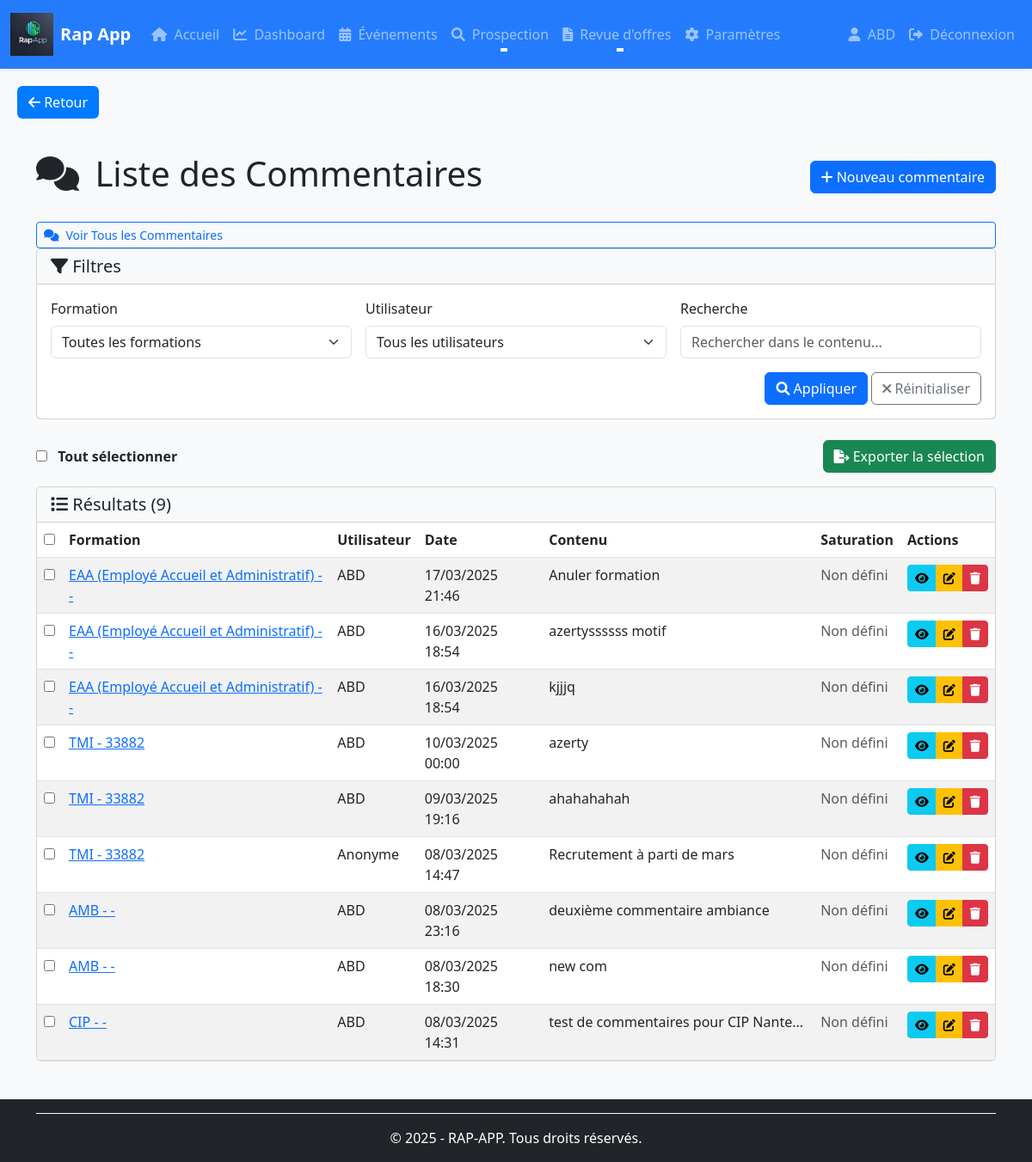
Before: /commentaires/ (signed in) with the older database file.
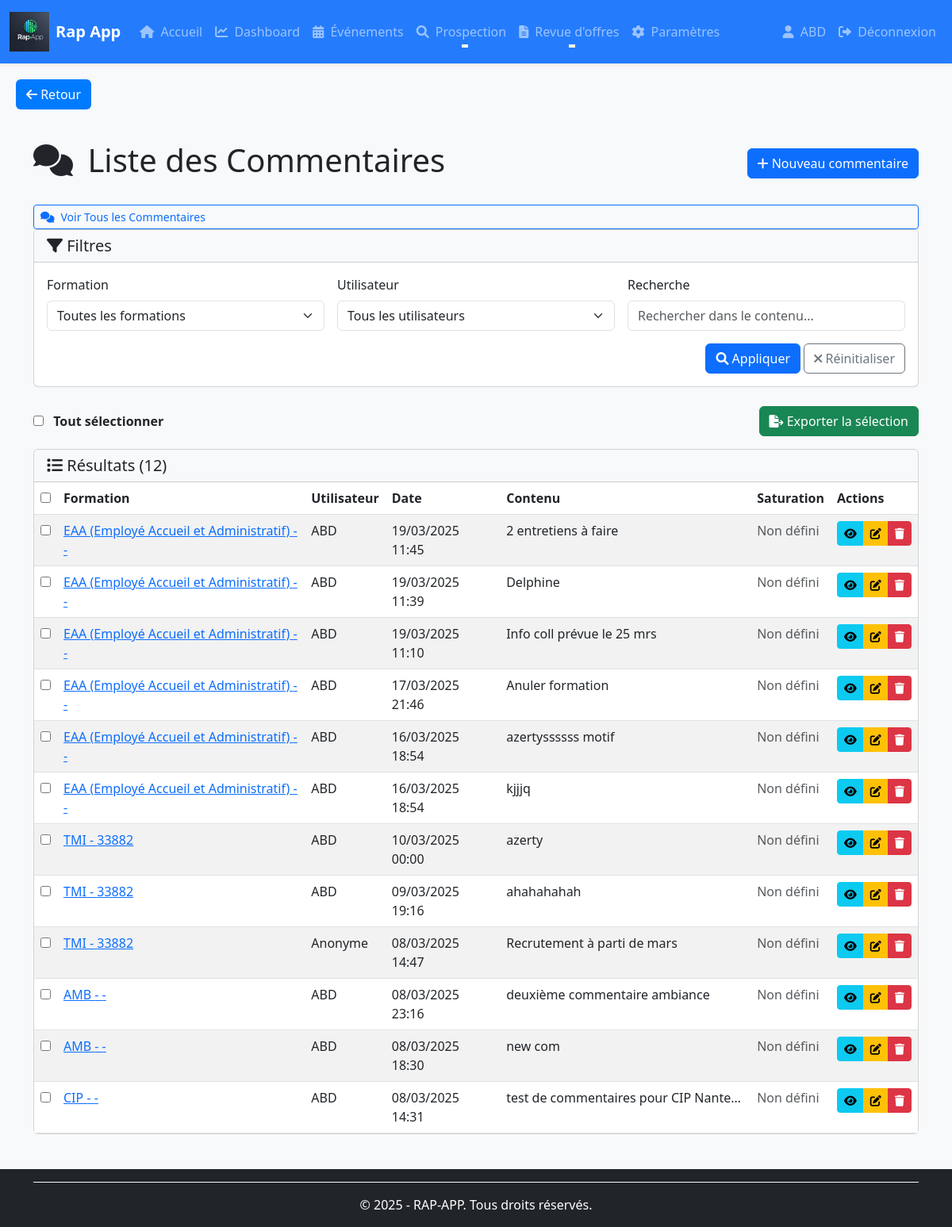
After: the same page with the newer database file.
### rap_app/models/commentaires.py (models this page shows, shortened)
class Commentaire(BaseModel):
    formation = models.ForeignKey(Formation, on_delete=models.CASCADE, related_name="commentaires", verbose_name="Formation")
    utilisateur = models.ForeignKey(User, on_delete=models.CASCADE, blank=True, null=True, related_name="commentaires", verbose_name="Utilisateur associé")
    contenu = models.TextField(verbose_name="Contenu du commentaire")
    saturation = models.PositiveIntegerField(null=True, blank=True,verbose_name="Niveau de saturation (%)")
    class Meta:
        verbose_name = "Commentaire"
        verbose_name_plural = "Commentaires"
        ordering = ['formation', '-created_at']
        indexes = [
            models.Index(fields=['created_at']),
            models.Index(fields=['formation']),
        ]

### rap_app/models/formations.py (models this page shows, shortened)
class Formation(BaseModel):
    nom = models.CharField(max_length=255, verbose_name="Nom de la formation")
    centre = models.ForeignKey(Centre, on_delete=models.CASCADE, related_name='formations', verbose_name="Centre de formation")
    type_offre = models.ForeignKey(TypeOffre, on_delete=models.CASCADE, related_name="formations", verbose_name="Type d'offre")
    statut = models.ForeignKey(Statut, on_delete=models.CASCADE, related_name="formations", verbose_name="Statut de la formation")
    start_date = models.DateField(null=True, blank=True, verbose_name="Date de début")
    end_date = models.DateField(null=True, blank=True, verbose_name="Date de fin")
    num_kairos = models.CharField(max_length=50, null=True, blank=True, verbose_name="Numéro Kairos")
    num_offre = models.CharField(max_length=50, null=True, blank=True, verbose_name="Numéro de l'offre")
    num_produit = models.CharField(max_length=50, null=True, blank=True, verbose_name="Numéro du produit")
    prevus_crif = models.PositiveIntegerField(default=0, verbose_name="Places prévues CRIF")
    prevus_mp = models.PositiveIntegerField(default=0, verbose_name="Places prévues MP")
    inscrits_crif = models.PositiveIntegerField(default=0, verbose_name="Inscrits CRIF")
    inscrits_mp = models.PositiveIntegerField(default=0, verbose_name="Inscrits MP")
    assistante = models.CharField(max_length=255, null=True, blank=True, verbose_name="Assistante")
    cap = models.PositiveIntegerField(null=True, blank=True, verbose_name="Capacité maximale")
    convocation_envoie = models.BooleanField(default=False, verbose_name="Convocation envoyée")
    entresformation = models.PositiveIntegerField(default=0, verbose_name="Entrées en formation")
    nombre_candidats = models.PositiveIntegerField(default=0, verbose_name="Nombre de candidats")
    nombre_entretiens = models.PositiveIntegerField(default=0, verbose_name="Nombre d'entretiens")
    nombre_evenements = models.PositiveIntegerField(default=0, verbose_name="Nombre d'événements")
    dernier_commentaire = models.TextField(null=True, blank=True, verbose_name="Dernier commentaire")
    partenaires = models.ManyToManyField(Partenaire, related_name="formations", verbose_name="Partenaires", blank=True)
    utilisateur = models.ForeignKey(User, on_delete=models.SET_NULL, null=True, blank=True,related_name="formations_creees",verbose_name="Créé par" )
    objects = FormationManager()
    class Meta:
        verbose_name = "Formation"
        verbose_name_plural = "Formations"
        ordering = ['-start_date', 'nom']
        indexes = [
            models.Index(fields=['start_date']),
            models.Index(fields=['end_date']),
            models.Index(fields=['nom']),
        ]

### rap_app/views/commentaires_views.py (the view)
# urls.py: path('commentaires/', commentaires_views.CommentaireListView.as_view(), name='commentaire-list'),
class CommentaireListView(BaseListView):
    model = Commentaire
    context_object_name = 'commentaires'
    template_name = 'commentaires/commentaire_list.html'
    paginate_by = 20  # ✅ Ajout de la pagination
    def get_queryset(self):
        queryset = super().get_queryset().select_related('formation', 'utilisateur')
        formation_id = self.request.GET.get('formation')
        utilisateur_id = self.request.GET.get('utilisateur')
        search_query = self.request.GET.get('q')
        if formation_id:
            queryset = queryset.filter(formation_id=formation_id)
        if utilisateur_id:
            queryset = queryset.filter(utilisateur_id=utilisateur_id)
        if search_query:
            queryset = queryset.filter(contenu__icontains=search_query)
        print(f"DEBUG: {queryset.count()} commentaires trouvés")  # ✅ Debugging
        return queryset  # ✅ Ajout du return pour éviter une erreur 500
    def get_context_data(self, **kwargs):
        context = super().get_context_data(**kwargs)
        context['filters'] = {
            'formation': self.request.GET.get('formation', ''),
            'utilisateur': self.request.GET.get('utilisateur', ''),
            'q': self.request.GET.get('q', ''),
        }
        context['formations'] = Formation.objects.all()
        context['utilisateurs'] = User.objects.all()  # ✅ Ajout de la liste des utilisateurs
        return context

### rap_app/templates/commentaires/commentaire_list.html (shortened to what the changed rows need)
{% extends 'base.html' %}
{% load static %}
{% block content %}
<div class="container mt-4">
    <div class="d-flex justify-content-between align-items-center mb-4">
        <h1><i class="fas fa-comments me-2"></i> Liste des Commentaires</h1>
    </div>
    <form method="POST" action="{% url 'export-commentaires' %}">
        <div class="card">
            <div class="card-header bg-light">
                <h5 class="mb-0"><i class="fas fa-list"></i> Résultats ({{ commentaires|length }})</h5>
            </div>
            <div class="card-body p-0">
                {% if commentaires %}
                    <div class="table-responsive">
                        <table class="table table-hover table-striped mb-0">
                            <thead>
                                <tr>
                                    <th><input type="checkbox" id="select-all-checkboxes"></th>
                                    <th>Formation</th>
                                    <th>Utilisateur</th>
                                    <th>Date</th>
                                    <th>Contenu</th>
                                    <th>Saturation</th>
                                    <th>Actions</th>
                                </tr>
                            </thead>
                            <tbody>
                                {% for commentaire in commentaires %}
                                    <tr>
                                        <td><input type="checkbox" name="commentaire_ids" value="{{ commentaire.id }}" class="comment-checkbox"></td>
                                        <td>
                                            <a href="{% url 'formation-detail' commentaire.formation.id %}">
                                                {{ commentaire.formation.nom }} - {{ commentaire.formation.num_offre|default:"-" }}
                                            </a>
                                        </td>
                                        <td>{{ commentaire.utilisateur.username|default:"Anonyme" }}</td>
                                        <td>{{ commentaire.created_at|date:"d/m/Y H:i" }}</td>
                                        <td>
                                            <div class="text-truncate" style="max-width: 300px;">
                                                {{ commentaire.contenu }}
                                            </div>
                                        </td>
                                        <td>
                                            {% if commentaire.saturation %}
                                                <div class="progress" style="height: 20px;">
                                                    <div class="progress-bar
                                                        {% if commentaire.saturation >= 80 %}bg-success
                                                        {% elif commentaire.saturation >= 50 %}bg-info
                                                        {% else %}bg-warning{% endif %}"
                                                        role="progressbar"
                                                        style="width: {{ commentaire.saturation }}%;"
                                                        aria-valuenow="{{ commentaire.saturation }}"
                                                        aria-valuemin="0"
                                                        aria-valuemax="100">
                                                        {{ commentaire.saturation }}%
                                                    </div>
                                                </div>
                                            {% else %}
                                                <span class="text-muted">Non défini</span>
                                            {% endif %}
                                        </td>
                                        <td>
                                            <div class="btn-group btn-group-sm">
                                                <a href="{% url 'commentaire-detail' commentaire.id %}" class="btn btn-info" title="Détails">
                                                    <i class="fas fa-eye"></i>
                                                </a>
                                                <a href="{% url 'commentaire-update' commentaire.id %}" class="btn btn-warning" title="Modifier">
                                                    <i class="fas fa-edit"></i>
                                                </a>
                                                <a href="{% url 'commentaire-delete' commentaire.id %}" class="btn btn-danger" title="Supprimer">
                                                    <i class="fas fa-trash"></i>
                                                </a>
                                            </div>
                                        </td>
                                    </tr>
                                {% endfor %}
                            </tbody>
                        </table>
                    </div>
                {% else %}
                    <div class="text-center py-4">
                        <p class="text-muted">Aucun commentaire trouvé.</p>
                    </div>
                {% endif %}
            </div>
        </div>
    </form>
</div>
{% endblock %}

Changed rows visible on the page:
added Commentaire: formation.nom "EAA (Employé Accueil et Administratif)", formation.num_offre "-", utilisateur.username "ABD", created_at "19/03/2025 11:45", contenu "2 entretiens à faire", shows "Non défini"
added Commentaire: formation.nom "EAA (Employé Accueil et Administratif)", formation.num_offre "-", utilisateur.username "ABD", created_at "19/03/2025 11:39", contenu "Delphine", shows "Non défini"
added Commentaire: formation.nom "EAA (Employé Accueil et Administratif)", formation.num_offre "-", utilisateur.username "ABD", created_at "19/03/2025 11:10", contenu "Info coll prévue le 25 mrs", shows "Non défini"
Other visible differences:
{{ commentaires|length }}: "9" → "12"
